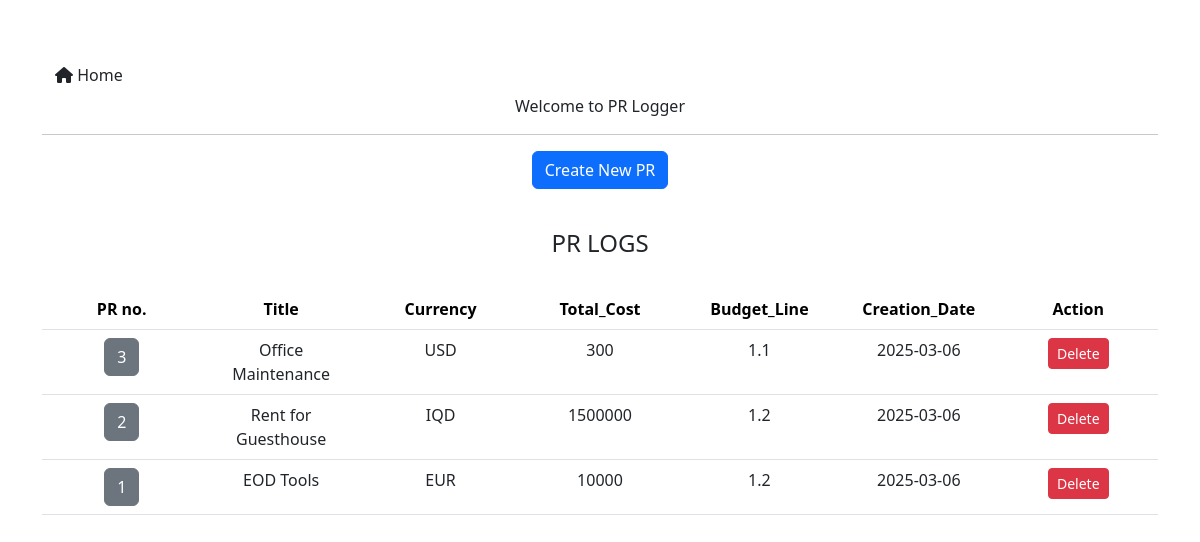
The page / on the database its author committed.
### tables this page shows
CREATE TABLE 'pr_logs' ('id' INTEGER PRIMARY KEY AUTOINCREMENT NOT NULL,'pr_no' INTEGER NOT NULL,'title' TEXT NOT NULL,'currency' TEXT NOT NULL,'creation_date' DATETIME NOT NULL,'total_cost' INTEGER NOT NULL  ,'budget_line' TEXT NOT NULL  ,'revision' TEXT,'deleted' BOOLEAN DEFAULT 0);

### app.py (the view)
@app.route("/")
def index():
    pr_logs = helpers.get_pr_logs(db)
    return render_template("index.html", pr_logs=pr_logs)

### app.py (called while the page is built)
@app.after_request
def after_request(response):
    response.headers["Cache-Control"] = "no-cache, no-store, must-revalidate"
    response.headers["Expires"] = 0
    response.headers["Pragma"] = "no-cache"
    return response

### helpers.py (called while the page is built)
def get_pr_logs(db):
    pr_logs = db.execute(
                        """
                        SELECT *
                        FROM pr_logs
                        WHERE (pr_no, id) IN (
                            SELECT pr_no, MAX(id)
                            FROM pr_logs
                            GROUP BY pr_no
                        )
                        ORDER BY pr_no DESC;
                        """
                        )
    return pr_logs

### templates/index.html (shortened to what this page needs)
{% extends "layout.html" %}
{% block main %}
    <div>
        <p>Welcome to PR Logger</p>
        <hr>
    <form action="/create_pr">
        <div>
            <button class="btn btn-primary">Create New PR</button>
        </div>
    </form>
    </div>
    <div style="height: 40px;"></div>
    <h4>PR LOGS</h4>
    <div style="height: 23px;"></div>
    <div class="table-responsive" style="overflow-x: auto;">
        <table class="table" style="table-layout: fixed; width: 100%; word-wrap: break-word;">
            <thead>
                <tr>
                    {% for header in ["PR no.", "Title", "Currency", "Total_Cost", "Budget_Line", "Creation_Date", "Action"] %}
                        <th>{{ header }}</th>
                    {% endfor %}
                </tr>
            </thead>
            <tbody>
                {% if pr_logs %}
                    {% for pr_log in pr_logs %}
                    <tr>
                        <td>
                            <form action="/view_pr">
                                <button type="submit" style="color: {{ 'red' if pr_log.deleted == 1 else 'white' }}" class="btn btn-secondary">
                                    {{ pr_log['pr_no'] }}
                                </button>
                            </form>
                        </td>
                        {% for key in ['title', 'currency', 'total_cost', 'budget_line', 'creation_date'] %}
                            <td style="color: {{ 'red' if pr_log.deleted == 1 else 'inherit' }}">
                                {% if pr_log.deleted == 1 %}
                                    <del>{{ pr_log[key] }}</del>
                                {% else %}
                                    {{ pr_log[key] }}
                                {% endif %}
                            </td>
                        {% endfor %}
                        <td>
                            <form action="/toggle_pr_status" method="post">
                                <button type="submit" class="{{ 'btn btn-warning btn-sm' if pr_log.deleted == 1 else 'btn btn-danger btn-sm' }}">{{ 'Restore' if pr_log.deleted == 1 else 'Delete' }}</button>
                            </form>
                        </td>
                    </tr>
                    {% endfor %}
                {% endif %}
            </tbody>
        </table>
    </div>
{% endblock %}

### templates/layout.html (shortened to what this page needs)
<!DOCTYPE html>
<html>
<head>
    <link href="https://cdn.jsdelivr.net/npm/bootstrap@5.3.3/dist/css/bootstrap.min.css" rel="stylesheet"
>
    <link href="/static/styles.css" rel="stylesheet">
    <link href="https://cdnjs.cloudflare.com/ajax/libs/font-awesome/6.0.0/css/all.min.css" rel="stylesheet">
</head>
<body>
    <main class="container py-5 text-center">
        <div class="d-flex justify-content-between mt-2">
            <form action="/">
                <div>
                    <button class="btn"><i class="fa fa-home"></i> Home</button>
                </div>
            </form>
        </div>
        {% block main %}{% endblock %}
    </main>
</body>
</html>

### rows shown on the page
pr_logs: pr_no "3", title "Office Maintenance" "USD" "300" "1.1" "2025-03-06", deleted "Delete"
pr_logs: pr_no "2", title "Rent for Guesthouse" "IQD" "1500000" "1.2" "2025-03-06", deleted "Delete"
pr_logs: pr_no "1", title "EOD Tools" "EUR" "10000" "1.2" "2025-03-06", deleted "Delete"

### other values the page prints
{{ header }} "PR no." "Title" "Currency" "Total_Cost" "Budget_Line" "Creation_Date" "Action"
